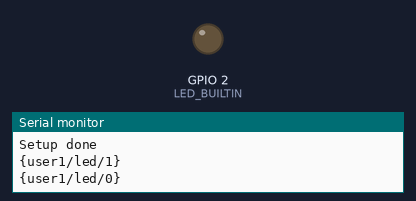
The program below on a simulated ESP32. Parts: output pins drawn as LEDs (lit = HIGH), the last lines printed to the serial monitor. WiFi joins after 1.5 s; servers stay silent unless stated; not simulated (calls return 0 or success): secrets.h.

Above: at 2.1 s.
At 3.6 s:
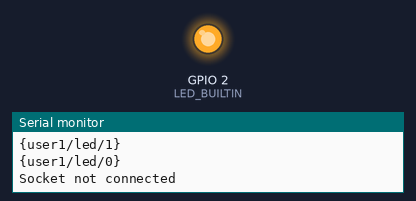
Timing chart, 0 to 5.9 s (numbered marks = the images above):
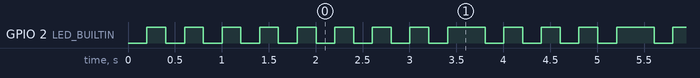

The program:

main.cpp
```cpp
#include <Arduino.h>
#include <WiFi.h>
#include <WiFiClient.h>
#include "secrets.h"

#ifndef ssid
  #define ssid "youWIFI"
#endif
#ifndef password
  #define password "yourPassword"
#endif
#ifndef serverIP
  #define serverIP "yourServerIP"
#endif
#ifndef serverPort
  #define serverPort 8000
#endif

// wifi
WiFiClient client;


bool ledState = false;
char msgbuffer[20];

int counter = 0;

void check_wifi() {
  // check wifi status
  if (WiFi.status() != WL_CONNECTED) {
    Serial.println("WiFi not connected");
    WiFi.disconnect();
    WiFi.begin(ssid, password);
    while (WiFi.status() != WL_CONNECTED) {
      delay(500);
      ledState = !ledState;
      digitalWrite(LED_BUILTIN, ledState);
      Serial.print(".");
    }
  }
}

void check_socket() {
  // check socket status
  if (!client.connected()) {
    Serial.println("Socket not connected");
    client.stop();
    client.connect(serverIP, serverPort);
    while (!client.connected()) {
      delay(500);
      ledState = !ledState;
      digitalWrite(LED_BUILTIN, ledState);
      Serial.print("/");
      check_wifi();
    }
  }
}


void setup() {
  // put your setup code here, to run once:
  pinMode(LED_BUILTIN, OUTPUT);
  Serial.begin(250000);
  while(!Serial);
  Serial.println("Starting");

  // wifi
  WiFi.begin(ssid, password);
  Serial.println("Attempting to Connect to WiFi");
  while (WiFi.status() != WL_CONNECTED) {
    delay(200);
    ledState = !ledState;
    digitalWrite(LED_BUILTIN, ledState);
    Serial.print("...");
  }

  Serial.println("Connected to WiFi");

  // socket
  client.connect(serverIP, serverPort);
  Serial.println("Attempting to Connect to Socket");
  while (!client.connected()) {
    delay(100);
    ledState = !ledState;
    digitalWrite(LED_BUILTIN, ledState);
    Serial.print("///");
  }
  Serial.println("Connected to Socket");

  Serial.println("Setup done");
}

void loop() {
  // put your main code here, to run repeatedly:
  ledState = !ledState;
  digitalWrite(LED_BUILTIN, ledState);
  check_socket();
  // send data
  sprintf(msgbuffer, "{user1/led/%d}", ledState);
  client.println(msgbuffer);
  Serial.println(msgbuffer);
  delay(200);


}
```

Measured:
- by itself, GPIO 2 (LED_BUILTIN): repeats every 1.8 s: LOW 0.20 s, HIGH 0.40 s, 3 × (LOW 0.20 s, HIGH 0.20 s)
- by itself, everything shown: repeats every 1.8 s, in 8 steps
